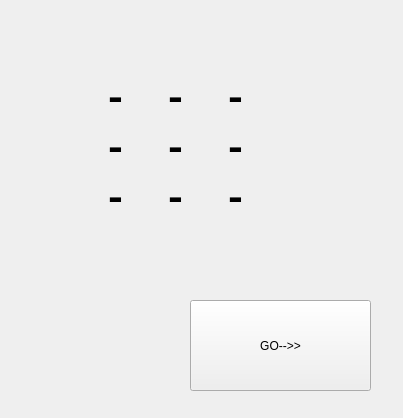
<?xml version="1.0" encoding="UTF-8"?>
<ui version="4.0">
 <class>MainWindow</class>
 <widget class="QMainWindow" name="MainWindow">
  <property name="geometry">
   <rect>
    <x>0</x>
    <y>0</y>
    <width>403</width>
    <height>418</height>
   </rect>
  </property>
  <property name="windowTitle">
   <string>MainWindow</string>
  </property>
  <widget class="QWidget" name="centralwidget">
   <widget class="QPushButton" name="pushButton">
    <property name="geometry">
     <rect>
      <x>190</x>
      <y>300</y>
      <width>181</width>
      <height>91</height>
     </rect>
    </property>
    <property name="text">
     <string>GO--&gt;&gt;</string>
    </property>
   </widget>
   <widget class="QLabel" name="label">
    <property name="geometry">
     <rect>
      <x>90</x>
      <y>70</y>
      <width>51</width>
      <height>51</height>
     </rect>
    </property>
    <property name="font">
     <font>
      <family>MS Serif</family>
      <pointsize>32</pointsize>
      <weight>75</weight>
      <bold>true</bold>
      <kerning>true</kerning>
     </font>
    </property>
    <property name="text">
     <string>-</string>
    </property>
    <property name="alignment">
     <set>Qt::AlignCenter</set>
    </property>
   </widget>
   <widget class="QLabel" name="label_2">
    <property name="geometry">
     <rect>
      <x>150</x>
      <y>70</y>
      <width>51</width>
      <height>51</height>
     </rect>
    </property>
    <property name="font">
     <font>
      <family>MS Serif</family>
      <pointsize>32</pointsize>
      <weight>75</weight>
      <bold>true</bold>
      <kerning>true</kerning>
     </font>
    </property>
    <property name="text">
     <string>-</string>
    </property>
    <property name="alignment">
     <set>Qt::AlignCenter</set>
    </property>
   </widget>
   <widget class="QLabel" name="label_3">
    <property name="geometry">
     <rect>
      <x>210</x>
      <y>70</y>
      <width>51</width>
      <height>51</height>
     </rect>
    </property>
    <property name="font">
     <font>
      <family>MS Serif</family>
      <pointsize>32</pointsize>
      <weight>75</weight>
      <bold>true</bold>
      <kerning>true</kerning>
     </font>
    </property>
    <property name="text">
     <string>-</string>
    </property>
    <property name="alignment">
     <set>Qt::AlignCenter</set>
    </property>
   </widget>
   <widget class="QLabel" name="label_4">
    <property name="geometry">
     <rect>
      <x>150</x>
      <y>120</y>
      <width>51</width>
      <height>51</height>
     </rect>
    </property>
    <property name="font">
     <font>
      <family>MS Serif</family>
      <pointsize>32</pointsize>
      <weight>75</weight>
      <bold>true</bold>
      <kerning>true</kerning>
     </font>
    </property>
    <property name="text">
     <string>-</string>
    </property>
    <property name="alignment">
     <set>Qt::AlignCenter</set>
    </property>
   </widget>
   <widget class="QLabel" name="label_5">
    <property name="geometry">
     <rect>
      <x>210</x>
      <y>120</y>
      <width>51</width>
      <height>51</height>
     </rect>
    </property>
    <property name="font">
     <font>
      <family>MS Serif</family>
      <pointsize>32</pointsize>
      <weight>75</weight>
      <bold>true</bold>
      <kerning>true</kerning>
     </font>
    </property>
    <property name="text">
     <string>-</string>
    </property>
    <property name="alignment">
     <set>Qt::AlignCenter</set>
    </property>
   </widget>
   <widget class="QLabel" name="label_6">
    <property name="geometry">
     <rect>
      <x>90</x>
      <y>120</y>
      <width>51</width>
      <height>51</height>
     </rect>
    </property>
    <property name="font">
     <font>
      <family>MS Serif</family>
      <pointsize>32</pointsize>
      <weight>75</weight>
      <bold>true</bold>
      <kerning>true</kerning>
     </font>
    </property>
    <property name="text">
     <string>-</string>
    </property>
    <property name="alignment">
     <set>Qt::AlignCenter</set>
    </property>
   </widget>
   <widget class="QLabel" name="label_7">
    <property name="geometry">
     <rect>
      <x>150</x>
      <y>170</y>
      <width>51</width>
      <height>51</height>
     </rect>
    </property>
    <property name="font">
     <font>
      <family>MS Serif</family>
      <pointsize>32</pointsize>
      <weight>75</weight>
      <bold>true</bold>
      <kerning>true</kerning>
     </font>
    </property>
    <property name="text">
     <string>-</string>
    </property>
    <property name="alignment">
     <set>Qt::AlignCenter</set>
    </property>
   </widget>
   <widget class="QLabel" name="label_8">
    <property name="geometry">
     <rect>
      <x>210</x>
      <y>170</y>
      <width>51</width>
      <height>51</height>
     </rect>
    </property>
    <property name="font">
     <font>
      <family>MS Serif</family>
      <pointsize>32</pointsize>
      <weight>75</weight>
      <bold>true</bold>
      <kerning>true</kerning>
     </font>
    </property>
    <property name="text">
     <string>-</string>
    </property>
    <property name="alignment">
     <set>Qt::AlignCenter</set>
    </property>
   </widget>
   <widget class="QLabel" name="label_9">
    <property name="geometry">
     <rect>
      <x>90</x>
      <y>170</y>
      <width>51</width>
      <height>51</height>
     </rect>
    </property>
    <property name="font">
     <font>
      <family>MS Serif</family>
      <pointsize>32</pointsize>
      <weight>75</weight>
      <bold>true</bold>
      <kerning>true</kerning>
     </font>
    </property>
    <property name="text">
     <string>-</string>
    </property>
    <property name="alignment">
     <set>Qt::AlignCenter</set>
    </property>
   </widget>
  </widget>
 </widget>
 <resources/>
 <connections/>
</ui>
